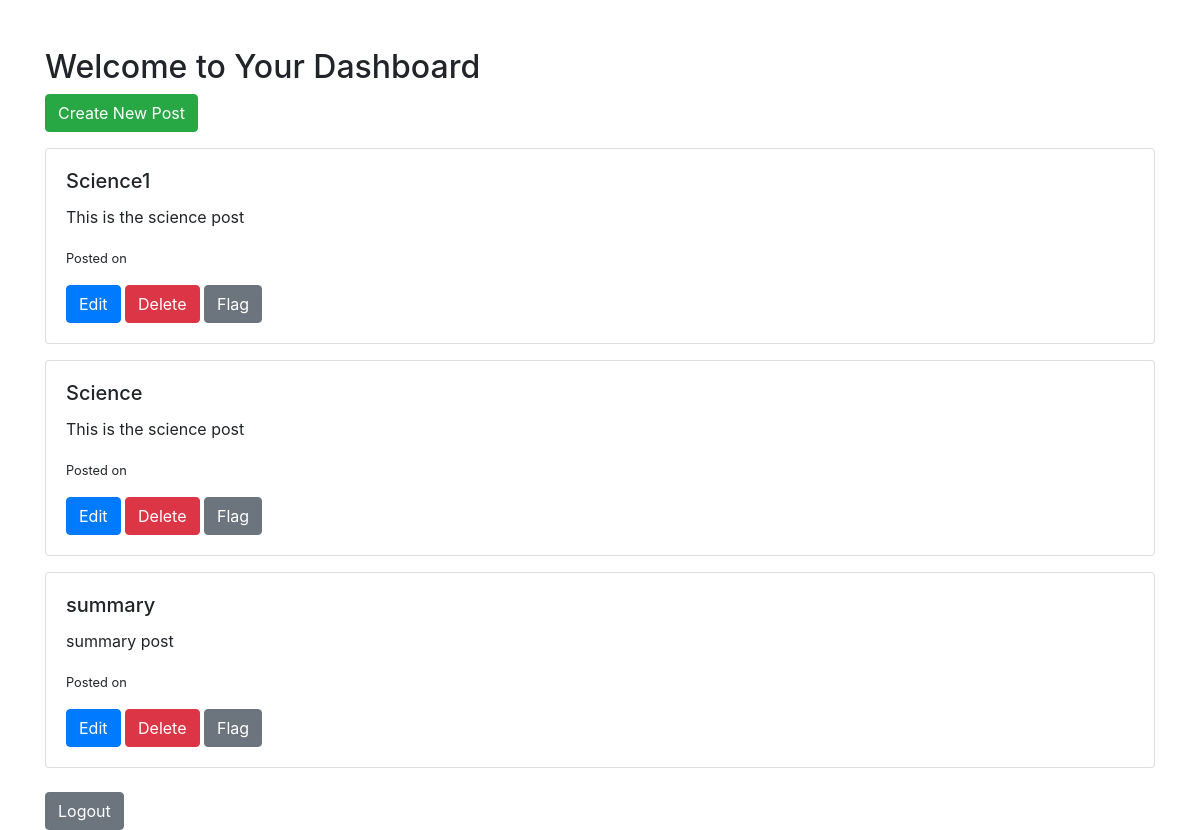
/dashboard (signed in), run on the app's committed database.
### models/models.py (models this page shows)
class Post(db.Model):
    __tablename__ = 'posts'
    id = db.Column(db.Integer, primary_key=True)
    title = db.Column(db.String(100), nullable=False)
    content = db.Column(db.Text, nullable=False)
    user_id = db.Column(db.Integer, db.ForeignKey('users.id'), nullable=False)
    flagged = db.Column(db.Boolean, default=False)

### controllers/controllers.py (the view)
@controllers.route('/dashboard')
def user_dashboard():
    if 'user_id' not in session:
        flash('Please log in to access the dashboard.')
        return redirect(url_for('controllers.login'))
    user_id = session['user_id']
    posts = Post.query.filter_by(user_id=user_id).all()
    return render_template('user_dashboard.html', posts=posts)

### templates/user_dashboard.html (shortened to what this page needs)
<!DOCTYPE html>
<html lang="en">
<head>
    <link href="https://stackpath.bootstrapcdn.com/bootstrap/4.5.2/css/bootstrap.min.css" rel="stylesheet">
</head>
<body>
    <div class="container mt-5">
        <h2>Welcome to Your Dashboard</h2>
        <a href="{{ url_for('controllers.create_post') }}" class="btn btn-success mb-3">Create New Post</a>
        {% if posts %}
            {% for post in posts %}
                <div class="card mb-3">
                    <div class="card-body">
                        <h5 class="card-title">{{ post.title }}</h5>
                        <p class="card-text">{{ post.content }}</p>
                        <small>Posted on {{ post.created_at }}</small>
                        <div class="mt-3">
                            <a href="{{ url_for('controllers.edit_post', post_id=post.id) }}" class="btn btn-primary">Edit</a>
                            <form action="{{ url_for('controllers.delete_post', post_id=post.id) }}" method="post" style="display:inline;">
                                <button type="submit" class="btn btn-danger">Delete</button>
                            </form>
                            {% if post.flagged %}
                                <form action="{{ url_for('controllers.unflag_post', post_id=post.id) }}" method="post" style="display:inline;">
                                    <button type="submit" class="btn btn-warning">Unflag</button>
                                </form>
                            {% else %}
                                <form action="{{ url_for('controllers.flag_post', post_id=post.id) }}" method="post" style="display:inline;">
                                    <button type="submit" class="btn btn-secondary">Flag</button>
                                </form>
                            {% endif %}
                        </div>
                    </div>
                </div>
            {% endfor %}
        {% else %}
            <p>No posts found. Create your first post!</p>
        {% endif %}
        <div class="mt-4">
            <a href="{{ url_for('controllers.logout') }}" class="btn btn-secondary">Logout</a>
        </div>
    </div>
</body>
</html>

### data on the page
Post: title "Science1", content "This is the science post"
Post: title "Science", content "This is the science post"
Post: title "summary", content "summary post"
